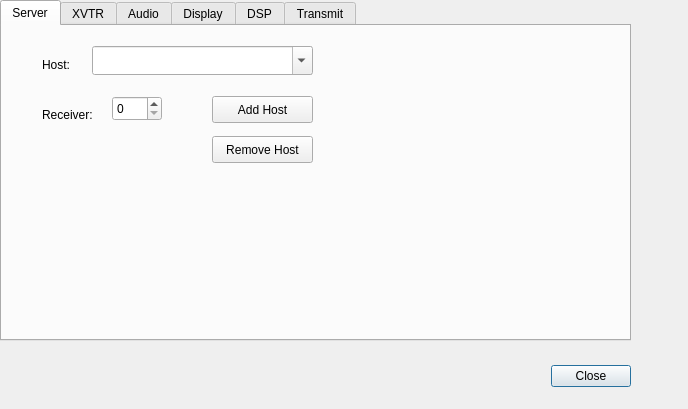
<?xml version="1.0" encoding="UTF-8"?>
<ui version="4.0">
 <class>Configure</class>
 <widget class="QDialog" name="Configure">
  <property name="geometry">
   <rect>
    <x>0</x>
    <y>0</y>
    <width>688</width>
    <height>409</height>
   </rect>
  </property>
  <property name="windowTitle">
   <string>Configure</string>
  </property>
  <widget class="QDialogButtonBox" name="buttonBox">
   <property name="geometry">
    <rect>
     <x>290</x>
     <y>360</y>
     <width>341</width>
     <height>32</height>
    </rect>
   </property>
   <property name="orientation">
    <enum>Qt::Horizontal</enum>
   </property>
   <property name="standardButtons">
    <set>QDialogButtonBox::Close</set>
   </property>
  </widget>
  <widget class="QTabWidget" name="tabWidget">
   <property name="geometry">
    <rect>
     <x>0</x>
     <y>0</y>
     <width>631</width>
     <height>341</height>
    </rect>
   </property>
   <property name="currentIndex">
    <number>0</number>
   </property>
   <widget class="QWidget" name="Server">
    <attribute name="title">
     <string>Server</string>
    </attribute>
    <widget class="QLabel" name="label_6">
     <property name="geometry">
      <rect>
       <x>40</x>
       <y>30</y>
       <width>41</width>
       <height>17</height>
      </rect>
     </property>
     <property name="text">
      <string>Host:</string>
     </property>
    </widget>
    <widget class="QComboBox" name="hostComboBox">
     <property name="geometry">
      <rect>
       <x>90</x>
       <y>20</y>
       <width>221</width>
       <height>29</height>
      </rect>
     </property>
     <property name="editable">
      <bool>true</bool>
     </property>
     <property name="insertPolicy">
      <enum>QComboBox::InsertAtTop</enum>
     </property>
    </widget>
    <widget class="QLabel" name="label_7">
     <property name="geometry">
      <rect>
       <x>40</x>
       <y>80</y>
       <width>62</width>
       <height>17</height>
      </rect>
     </property>
     <property name="text">
      <string>Receiver:</string>
     </property>
    </widget>
    <widget class="QSpinBox" name="rxSpinBox">
     <property name="geometry">
      <rect>
       <x>110</x>
       <y>70</y>
       <width>50</width>
       <height>25</height>
      </rect>
     </property>
     <property name="maximum">
      <number>3</number>
     </property>
    </widget>
    <widget class="QPushButton" name="pBtnAddHost">
     <property name="geometry">
      <rect>
       <x>210</x>
       <y>70</y>
       <width>101</width>
       <height>27</height>
      </rect>
     </property>
     <property name="text">
      <string>Add Host</string>
     </property>
    </widget>
    <widget class="QPushButton" name="pBtnRemHost">
     <property name="geometry">
      <rect>
       <x>210</x>
       <y>110</y>
       <width>101</width>
       <height>27</height>
      </rect>
     </property>
     <property name="text">
      <string>Remove Host</string>
     </property>
    </widget>
   </widget>
   <widget class="QWidget" name="XVTR">
    <property name="enabled">
     <bool>true</bool>
    </property>
    <attribute name="title">
     <string>XVTR</string>
    </attribute>
    <widget class="QLabel" name="label_21">
     <property name="geometry">
      <rect>
       <x>180</x>
       <y>20</y>
       <width>141</width>
       <height>17</height>
      </rect>
     </property>
     <property name="text">
      <string>Frequency (Hz) Min :</string>
     </property>
    </widget>
    <widget class="QLineEdit" name="minFrequencyLineEdit">
     <property name="geometry">
      <rect>
       <x>320</x>
       <y>10</y>
       <width>113</width>
       <height>27</height>
      </rect>
     </property>
    </widget>
    <widget class="QLabel" name="label_22">
     <property name="geometry">
      <rect>
       <x>20</x>
       <y>20</y>
       <width>41</width>
       <height>17</height>
      </rect>
     </property>
     <property name="text">
      <string>Title:</string>
     </property>
    </widget>
    <widget class="QLineEdit" name="titleLineEdit">
     <property name="geometry">
      <rect>
       <x>60</x>
       <y>10</y>
       <width>113</width>
       <height>27</height>
      </rect>
     </property>
    </widget>
    <widget class="QLabel" name="label_24">
     <property name="geometry">
      <rect>
       <x>440</x>
       <y>20</y>
       <width>41</width>
       <height>17</height>
      </rect>
     </property>
     <property name="text">
      <string>Max :</string>
     </property>
    </widget>
    <widget class="QLineEdit" name="maxFrequencyLineEdit">
     <property name="geometry">
      <rect>
       <x>480</x>
       <y>10</y>
       <width>113</width>
       <height>27</height>
      </rect>
     </property>
    </widget>
    <widget class="QLabel" name="label_25">
     <property name="geometry">
      <rect>
       <x>180</x>
       <y>60</y>
       <width>121</width>
       <height>17</height>
      </rect>
     </property>
     <property name="text">
      <string>IF Frequency(Hz):</string>
     </property>
    </widget>
    <widget class="QLineEdit" name="ifFrequencyLineEdit">
     <property name="geometry">
      <rect>
       <x>320</x>
       <y>50</y>
       <width>113</width>
       <height>27</height>
      </rect>
     </property>
     <property name="text">
      <string>28000000</string>
     </property>
    </widget>
    <widget class="QPushButton" name="addPushButton">
     <property name="geometry">
      <rect>
       <x>490</x>
       <y>50</y>
       <width>98</width>
       <height>27</height>
      </rect>
     </property>
     <property name="text">
      <string>Add</string>
     </property>
    </widget>
    <widget class="QPushButton" name="deletePushButton">
     <property name="geometry">
      <rect>
       <x>540</x>
       <y>260</y>
       <width>81</width>
       <height>27</height>
      </rect>
     </property>
     <property name="text">
      <string>Delete</string>
     </property>
    </widget>
    <widget class="QTableWidget" name="XVTRTableWidget">
     <property name="geometry">
      <rect>
       <x>20</x>
       <y>90</y>
       <width>511</width>
       <height>181</height>
      </rect>
     </property>
     <column>
      <property name="text">
       <string>Title</string>
      </property>
     </column>
     <column>
      <property name="text">
       <string>Min Frequency</string>
      </property>
     </column>
     <column>
      <property name="text">
       <string>Max Frequency</string>
      </property>
     </column>
     <column>
      <property name="text">
       <string>IF Frequency</string>
      </property>
     </column>
    </widget>
   </widget>
   <widget class="QWidget" name="Audio">
    <attribute name="title">
     <string>Audio</string>
    </attribute>
    <widget class="QComboBox" name="audioDeviceComboBox">
     <property name="geometry">
      <rect>
       <x>130</x>
       <y>20</y>
       <width>171</width>
       <height>29</height>
      </rect>
     </property>
    </widget>
    <widget class="QLabel" name="label_8">
     <property name="geometry">
      <rect>
       <x>30</x>
       <y>70</y>
       <width>91</width>
       <height>17</height>
      </rect>
     </property>
     <property name="text">
      <string>Sample Rate:</string>
     </property>
    </widget>
    <widget class="QComboBox" name="sampleRateComboBox">
     <property name="geometry">
      <rect>
       <x>130</x>
       <y>60</y>
       <width>131</width>
       <height>31</height>
      </rect>
     </property>
    </widget>
    <widget class="QLabel" name="label_9">
     <property name="geometry">
      <rect>
       <x>30</x>
       <y>110</y>
       <width>71</width>
       <height>17</height>
      </rect>
     </property>
     <property name="text">
      <string>Channels:</string>
     </property>
    </widget>
    <widget class="QLabel" name="label_10">
     <property name="geometry">
      <rect>
       <x>30</x>
       <y>30</y>
       <width>62</width>
       <height>17</height>
      </rect>
     </property>
     <property name="text">
      <string>Device:</string>
     </property>
    </widget>
    <widget class="QSpinBox" name="audioChannelsSpinBox">
     <property name="geometry">
      <rect>
       <x>130</x>
       <y>100</y>
       <width>55</width>
       <height>27</height>
      </rect>
     </property>
     <property name="minimum">
      <number>1</number>
     </property>
     <property name="maximum">
      <number>2</number>
     </property>
    </widget>
    <widget class="QLabel" name="label_11">
     <property name="geometry">
      <rect>
       <x>30</x>
       <y>150</y>
       <width>71</width>
       <height>17</height>
      </rect>
     </property>
     <property name="text">
      <string>Encoding:</string>
     </property>
    </widget>
    <widget class="QComboBox" name="encodingComboBox">
     <property name="geometry">
      <rect>
       <x>130</x>
       <y>140</y>
       <width>161</width>
       <height>31</height>
      </rect>
     </property>
    </widget>
    <widget class="QLabel" name="label_12">
     <property name="geometry">
      <rect>
       <x>30</x>
       <y>190</y>
       <width>81</width>
       <height>17</height>
      </rect>
     </property>
     <property name="text">
      <string>Byte Order:</string>
     </property>
    </widget>
    <widget class="QComboBox" name="byteOrderComboBox">
     <property name="geometry">
      <rect>
       <x>130</x>
       <y>180</y>
       <width>161</width>
       <height>31</height>
      </rect>
     </property>
    </widget>
    <widget class="QLabel" name="label_28">
     <property name="geometry">
      <rect>
       <x>310</x>
       <y>30</y>
       <width>41</width>
       <height>17</height>
      </rect>
     </property>
     <property name="text">
      <string>Mic:</string>
     </property>
    </widget>
    <widget class="QComboBox" name="MicComboBox">
     <property name="geometry">
      <rect>
       <x>430</x>
       <y>20</y>
       <width>171</width>
       <height>27</height>
      </rect>
     </property>
    </widget>
    <widget class="QLabel" name="label_29">
     <property name="geometry">
      <rect>
       <x>310</x>
       <y>70</y>
       <width>91</width>
       <height>17</height>
      </rect>
     </property>
     <property name="text">
      <string>Sample Rate:</string>
     </property>
    </widget>
    <widget class="QComboBox" name="MicSampleRateComboBox">
     <property name="geometry">
      <rect>
       <x>430</x>
       <y>60</y>
       <width>121</width>
       <height>27</height>
      </rect>
     </property>
    </widget>
    <widget class="QLabel" name="label_30">
     <property name="geometry">
      <rect>
       <x>310</x>
       <y>110</y>
       <width>71</width>
       <height>17</height>
      </rect>
     </property>
     <property name="text">
      <string>Channels:</string>
     </property>
    </widget>
    <widget class="QSpinBox" name="MicChannelsSpinBox">
     <property name="geometry">
      <rect>
       <x>430</x>
       <y>100</y>
       <width>59</width>
       <height>27</height>
      </rect>
     </property>
     <property name="minimum">
      <number>1</number>
     </property>
     <property name="maximum">
      <number>2</number>
     </property>
    </widget>
    <widget class="QLabel" name="label_31">
     <property name="geometry">
      <rect>
       <x>310</x>
       <y>190</y>
       <width>81</width>
       <height>17</height>
      </rect>
     </property>
     <property name="text">
      <string>Byte Order:</string>
     </property>
    </widget>
    <widget class="QLabel" name="label_32">
     <property name="geometry">
      <rect>
       <x>310</x>
       <y>150</y>
       <width>71</width>
       <height>17</height>
      </rect>
     </property>
     <property name="text">
      <string>Encoding:</string>
     </property>
    </widget>
    <widget class="QComboBox" name="MicEncodingComboBox">
     <property name="geometry">
      <rect>
       <x>430</x>
       <y>140</y>
       <width>151</width>
       <height>27</height>
      </rect>
     </property>
    </widget>
    <widget class="QComboBox" name="MicOrderComboBox">
     <property name="geometry">
      <rect>
       <x>430</x>
       <y>180</y>
       <width>151</width>
       <height>27</height>
      </rect>
     </property>
    </widget>
   </widget>
   <widget class="QWidget" name="Display">
    <attribute name="title">
     <string>Display</string>
    </attribute>
    <widget class="QGroupBox" name="groupBox">
     <property name="geometry">
      <rect>
       <x>20</x>
       <y>10</y>
       <width>291</width>
       <height>101</height>
      </rect>
     </property>
     <property name="title">
      <string>Spectrum</string>
     </property>
     <widget class="QLabel" name="label">
      <property name="geometry">
       <rect>
        <x>20</x>
        <y>30</y>
        <width>41</width>
        <height>20</height>
       </rect>
      </property>
      <property name="text">
       <string>High:</string>
      </property>
     </widget>
     <widget class="QLabel" name="label_2">
      <property name="geometry">
       <rect>
        <x>20</x>
        <y>60</y>
        <width>31</width>
        <height>17</height>
       </rect>
      </property>
      <property name="text">
       <string>Low:</string>
      </property>
     </widget>
     <widget class="QSpinBox" name="spectrumHighSpinBox">
      <property name="geometry">
       <rect>
        <x>60</x>
        <y>30</y>
        <width>81</width>
        <height>21</height>
       </rect>
      </property>
      <property name="minimum">
       <number>-200</number>
      </property>
      <property name="maximum">
       <number>200</number>
      </property>
      <property name="singleStep">
       <number>10</number>
      </property>
      <property name="value">
       <number>0</number>
      </property>
     </widget>
     <widget class="QSpinBox" name="spectrumLowSpinBox">
      <property name="geometry">
       <rect>
        <x>60</x>
        <y>60</y>
        <width>81</width>
        <height>21</height>
       </rect>
      </property>
      <property name="minimum">
       <number>-200</number>
      </property>
      <property name="maximum">
       <number>200</number>
      </property>
      <property name="singleStep">
       <number>10</number>
      </property>
      <property name="value">
       <number>-160</number>
      </property>
     </widget>
    </widget>
    <widget class="QGroupBox" name="groupBox_2">
     <property name="geometry">
      <rect>
       <x>20</x>
       <y>150</y>
       <width>231</width>
       <height>111</height>
      </rect>
     </property>
     <property name="title">
      <string>Waterfall</string>
     </property>
     <widget class="QLabel" name="label_3">
      <property name="geometry">
       <rect>
        <x>20</x>
        <y>60</y>
        <width>41</width>
        <height>17</height>
       </rect>
      </property>
      <property name="text">
       <string>High:</string>
      </property>
     </widget>
     <widget class="QLabel" name="label_4">
      <property name="geometry">
       <rect>
        <x>20</x>
        <y>90</y>
        <width>31</width>
        <height>17</height>
       </rect>
      </property>
      <property name="text">
       <string>Low:</string>
      </property>
     </widget>
     <widget class="QSpinBox" name="waterfallHighSpinBox">
      <property name="geometry">
       <rect>
        <x>60</x>
        <y>60</y>
        <width>81</width>
        <height>21</height>
       </rect>
      </property>
      <property name="minimum">
       <number>-200</number>
      </property>
      <property name="maximum">
       <number>200</number>
      </property>
      <property name="singleStep">
       <number>5</number>
      </property>
      <property name="value">
       <number>-80</number>
      </property>
     </widget>
     <widget class="QSpinBox" name="waterfallLowSpinBox">
      <property name="geometry">
       <rect>
        <x>60</x>
        <y>90</y>
        <width>81</width>
        <height>21</height>
       </rect>
      </property>
      <property name="minimum">
       <number>-200</number>
      </property>
      <property name="maximum">
       <number>200</number>
      </property>
      <property name="singleStep">
       <number>5</number>
      </property>
      <property name="value">
       <number>-120</number>
      </property>
     </widget>
     <widget class="QCheckBox" name="waterfallAutomatic">
      <property name="geometry">
       <rect>
        <x>30</x>
        <y>30</y>
        <width>98</width>
        <height>22</height>
       </rect>
      </property>
      <property name="text">
       <string>Automatic</string>
      </property>
     </widget>
    </widget>
    <widget class="QSpinBox" name="fpsSpinBox">
     <property name="geometry">
      <rect>
       <x>80</x>
       <y>100</y>
       <width>50</width>
       <height>21</height>
      </rect>
     </property>
     <property name="minimum">
      <number>1</number>
     </property>
     <property name="maximum">
      <number>40</number>
     </property>
     <property name="value">
      <number>15</number>
     </property>
    </widget>
    <widget class="QLabel" name="label_5">
     <property name="geometry">
      <rect>
       <x>40</x>
       <y>100</y>
       <width>31</width>
       <height>17</height>
      </rect>
     </property>
     <property name="text">
      <string>FPS:</string>
     </property>
    </widget>
    <widget class="QCheckBox" name="checkBoxWindowPosn">
     <property name="geometry">
      <rect>
       <x>320</x>
       <y>40</y>
       <width>221</width>
       <height>22</height>
      </rect>
     </property>
     <property name="text">
      <string>Save Main Window Geometry</string>
     </property>
     <property name="checked">
      <bool>false</bool>
     </property>
    </widget>
   </widget>
   <widget class="QWidget" name="DSP">
    <attribute name="title">
     <string>DSP</string>
    </attribute>
    <widget class="QGroupBox" name="groupBox_3">
     <property name="geometry">
      <rect>
       <x>20</x>
       <y>30</y>
       <width>181</width>
       <height>141</height>
      </rect>
     </property>
     <property name="title">
      <string>NR</string>
     </property>
     <widget class="QLabel" name="label_13">
      <property name="geometry">
       <rect>
        <x>20</x>
        <y>30</y>
        <width>62</width>
        <height>17</height>
       </rect>
      </property>
      <property name="text">
       <string>Taps:</string>
      </property>
     </widget>
     <widget class="QLabel" name="label_14">
      <property name="geometry">
       <rect>
        <x>20</x>
        <y>60</y>
        <width>62</width>
        <height>17</height>
       </rect>
      </property>
      <property name="text">
       <string>Delay:</string>
      </property>
     </widget>
     <widget class="QLabel" name="label_15">
      <property name="geometry">
       <rect>
        <x>20</x>
        <y>90</y>
        <width>62</width>
        <height>17</height>
       </rect>
      </property>
      <property name="text">
       <string>Gain:</string>
      </property>
     </widget>
     <widget class="QLabel" name="label_16">
      <property name="geometry">
       <rect>
        <x>20</x>
        <y>120</y>
        <width>62</width>
        <height>17</height>
       </rect>
      </property>
      <property name="text">
       <string>Leak:</string>
      </property>
     </widget>
     <widget class="QSpinBox" name="nrTapsSpinBox">
      <property name="geometry">
       <rect>
        <x>80</x>
        <y>20</y>
        <width>71</width>
        <height>27</height>
       </rect>
      </property>
      <property name="minimum">
       <number>1</number>
      </property>
      <property name="maximum">
       <number>9999</number>
      </property>
      <property name="value">
       <number>16</number>
      </property>
     </widget>
     <widget class="QSpinBox" name="nrDelaySpinBox">
      <property name="geometry">
       <rect>
        <x>80</x>
        <y>50</y>
        <width>71</width>
        <height>27</height>
       </rect>
      </property>
      <property name="value">
       <number>8</number>
      </property>
     </widget>
     <widget class="QSpinBox" name="nrGainSpinBox">
      <property name="geometry">
       <rect>
        <x>80</x>
        <y>80</y>
        <width>71</width>
        <height>27</height>
       </rect>
      </property>
     </widget>
     <widget class="QSpinBox" name="nrLeakSpinBox">
      <property name="geometry">
       <rect>
        <x>80</x>
        <y>110</y>
        <width>71</width>
        <height>27</height>
       </rect>
      </property>
      <property name="minimum">
       <number>1</number>
      </property>
      <property name="maximum">
       <number>1000</number>
      </property>
      <property name="value">
       <number>10</number>
      </property>
     </widget>
    </widget>
    <widget class="QGroupBox" name="groupBox_4">
     <property name="geometry">
      <rect>
       <x>220</x>
       <y>30</y>
       <width>181</width>
       <height>141</height>
      </rect>
     </property>
     <property name="title">
      <string>ANF</string>
     </property>
     <widget class="QLabel" name="label_17">
      <property name="geometry">
       <rect>
        <x>20</x>
        <y>30</y>
        <width>62</width>
        <height>17</height>
       </rect>
      </property>
      <property name="text">
       <string>Taps:</string>
      </property>
     </widget>
     <widget class="QLabel" name="label_18">
      <property name="geometry">
       <rect>
        <x>20</x>
        <y>60</y>
        <width>62</width>
        <height>17</height>
       </rect>
      </property>
      <property name="text">
       <string>Delay:</string>
      </property>
     </widget>
     <widget class="QLabel" name="label_19">
      <property name="geometry">
       <rect>
        <x>20</x>
        <y>90</y>
        <width>62</width>
        <height>17</height>
       </rect>
      </property>
      <property name="text">
       <string>Gain:</string>
      </property>
     </widget>
     <widget class="QLabel" name="label_20">
      <property name="geometry">
       <rect>
        <x>20</x>
        <y>120</y>
        <width>62</width>
        <height>17</height>
       </rect>
      </property>
      <property name="text">
       <string>Leak:</string>
      </property>
     </widget>
     <widget class="QSpinBox" name="anfTapsSpinBox">
      <property name="geometry">
       <rect>
        <x>80</x>
        <y>20</y>
        <width>71</width>
        <height>27</height>
       </rect>
      </property>
      <property name="value">
       <number>64</number>
      </property>
     </widget>
     <widget class="QSpinBox" name="anfDelaySpinBox">
      <property name="geometry">
       <rect>
        <x>80</x>
        <y>50</y>
        <width>71</width>
        <height>27</height>
       </rect>
      </property>
      <property name="value">
       <number>8</number>
      </property>
     </widget>
     <widget class="QSpinBox" name="anfGainSpinBox">
      <property name="geometry">
       <rect>
        <x>80</x>
        <y>80</y>
        <width>71</width>
        <height>27</height>
       </rect>
      </property>
      <property name="minimum">
       <number>1</number>
      </property>
      <property name="maximum">
       <number>9999</number>
      </property>
      <property name="value">
       <number>32</number>
      </property>
     </widget>
     <widget class="QSpinBox" name="anfLeakSpinBox">
      <property name="geometry">
       <rect>
        <x>80</x>
        <y>110</y>
        <width>71</width>
        <height>27</height>
       </rect>
      </property>
      <property name="minimum">
       <number>1</number>
      </property>
      <property name="maximum">
       <number>1000</number>
      </property>
     </widget>
    </widget>
    <widget class="QGroupBox" name="groupBox_5">
     <property name="geometry">
      <rect>
       <x>420</x>
       <y>30</y>
       <width>181</width>
       <height>141</height>
      </rect>
     </property>
     <property name="title">
      <string>NB</string>
     </property>
     <widget class="QLabel" name="label_23">
      <property name="geometry">
       <rect>
        <x>20</x>
        <y>30</y>
        <width>71</width>
        <height>17</height>
       </rect>
      </property>
      <property name="text">
       <string>Threshold:</string>
      </property>
     </widget>
     <widget class="QSpinBox" name="nbThresholdSpinBox">
      <property name="geometry">
       <rect>
        <x>100</x>
        <y>20</y>
        <width>62</width>
        <height>27</height>
       </rect>
      </property>
      <property name="minimum">
       <number>1</number>
      </property>
      <property name="maximum">
       <number>200</number>
      </property>
      <property name="value">
       <number>20</number>
      </property>
     </widget>
     <widget class="QLabel" name="label_26">
      <property name="geometry">
       <rect>
        <x>0</x>
        <y>80</y>
        <width>67</width>
        <height>17</height>
       </rect>
      </property>
      <property name="font">
       <font>
        <weight>75</weight>
        <bold>true</bold>
       </font>
      </property>
      <property name="text">
       <string>NB2</string>
      </property>
     </widget>
     <widget class="QLabel" name="label_27">
      <property name="geometry">
       <rect>
        <x>20</x>
        <y>110</y>
        <width>71</width>
        <height>17</height>
       </rect>
      </property>
      <property name="text">
       <string>Threshold:</string>
      </property>
     </widget>
     <widget class="QSpinBox" name="sdromThresholdSpinBox">
      <property name="geometry">
       <rect>
        <x>100</x>
        <y>100</y>
        <width>59</width>
        <height>27</height>
       </rect>
      </property>
      <property name="minimum">
       <number>1</number>
      </property>
      <property name="maximum">
       <number>200</number>
      </property>
      <property name="value">
       <number>20</number>
      </property>
     </widget>
    </widget>
   </widget>
   <widget class="QWidget" name="Transmit">
    <attribute name="title">
     <string>Transmit</string>
    </attribute>
    <widget class="QCheckBox" name="allowTx">
     <property name="geometry">
      <rect>
       <x>30</x>
       <y>20</y>
       <width>141</width>
       <height>22</height>
      </rect>
     </property>
     <property name="text">
      <string>Allow Transmit</string>
     </property>
     <property name="checked">
      <bool>true</bool>
     </property>
    </widget>
    <widget class="QCheckBox" name="allowTxOOB">
     <property name="geometry">
      <rect>
       <x>30</x>
       <y>50</y>
       <width>211</width>
       <height>22</height>
      </rect>
     </property>
     <property name="text">
      <string>Allow Transmit out of band</string>
     </property>
    </widget>
   </widget>
  </widget>
 </widget>
 <resources/>
 <connections>
  <connection>
   <sender>buttonBox</sender>
   <signal>accepted()</signal>
   <receiver>Configure</receiver>
   <slot>accept()</slot>
   <hints>
    <hint type="sourcelabel">
     <x>248</x>
     <y>254</y>
    </hint>
    <hint type="destinationlabel">
     <x>157</x>
     <y>274</y>
    </hint>
   </hints>
  </connection>
  <connection>
   <sender>buttonBox</sender>
   <signal>rejected()</signal>
   <receiver>Configure</receiver>
   <slot>reject()</slot>
   <hints>
    <hint type="sourcelabel">
     <x>316</x>
     <y>260</y>
    </hint>
    <hint type="destinationlabel">
     <x>286</x>
     <y>274</y>
    </hint>
   </hints>
  </connection>
 </connections>
</ui>
